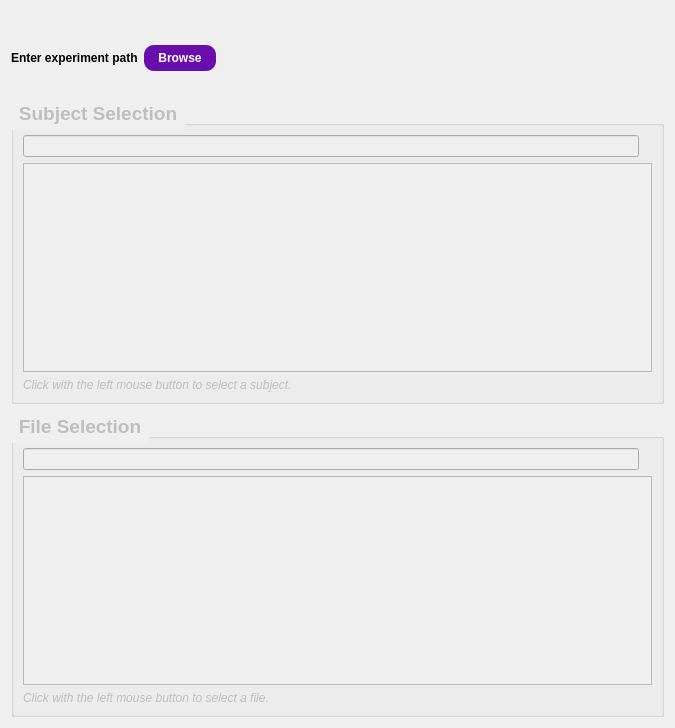
<?xml version="1.0" encoding="UTF-8"?>
<ui version="4.0">
 <class>PlotStatsInitWidget</class>
 <widget class="QWidget" name="PlotStatsInitWidget">
  <property name="enabled">
   <bool>true</bool>
  </property>
  <property name="geometry">
   <rect>
    <x>0</x>
    <y>0</y>
    <width>675</width>
    <height>728</height>
   </rect>
  </property>
  <property name="sizePolicy">
   <sizepolicy hsizetype="Fixed" vsizetype="Fixed">
    <horstretch>0</horstretch>
    <verstretch>0</verstretch>
   </sizepolicy>
  </property>
  <property name="minimumSize">
   <size>
    <width>120</width>
    <height>0</height>
   </size>
  </property>
  <property name="cursor">
   <cursorShape>PointingHandCursor</cursorShape>
  </property>
  <property name="windowTitle">
   <string>Form</string>
  </property>
  <layout class="QVBoxLayout" name="verticalLayout">
   <item>
    <widget class="QLabel" name="descriptionLabel">
     <property name="styleSheet">
      <string notr="true">QLabel {
    qproperty-alignment: 'AlignCenter';
    font-family: 'Segoe UI', Arial;
}</string>
     </property>
     <property name="text">
      <string>&lt;html&gt;&lt;head/&gt;&lt;body&gt;&lt;p&gt;&lt;br/&gt;&lt;/p&gt;&lt;/body&gt;&lt;/html&gt;</string>
     </property>
     <property name="alignment">
      <set>Qt::AlignCenter</set>
     </property>
    </widget>
   </item>
   <item>
    <layout class="QHBoxLayout" name="horizontalLayout">
     <item>
      <widget class="QLabel" name="label">
       <property name="font">
        <font>
         <pointsize>9</pointsize>
         <weight>75</weight>
         <bold>true</bold>
        </font>
       </property>
       <property name="text">
        <string>Enter experiment path</string>
       </property>
      </widget>
     </item>
     <item>
      <widget class="QPushButton" name="browseButton">
       <property name="font">
        <font>
         <pointsize>9</pointsize>
         <weight>75</weight>
         <bold>true</bold>
        </font>
       </property>
       <property name="styleSheet">
        <string notr="true">QPushButton {
    background-color: #6a0dad;
    color: white;
    border-radius: 10px;
    padding: 6px 14px;
    font-weight: bold;
}
QPushButton:hover {
    background-color: #ec407a;
}
QPushButton:disabled {
    background-color: #ccc;
    color: #666;
}</string>
       </property>
       <property name="text">
        <string>Browse</string>
       </property>
      </widget>
     </item>
     <item>
      <widget class="QLabel" name="pathLabel">
       <property name="font">
        <font>
         <italic>true</italic>
        </font>
       </property>
       <property name="text">
        <string/>
       </property>
      </widget>
     </item>
     <item>
      <spacer name="horizontalSpacer">
       <property name="orientation">
        <enum>Qt::Horizontal</enum>
       </property>
       <property name="sizeHint" stdset="0">
        <size>
         <width>40</width>
         <height>20</height>
        </size>
       </property>
      </spacer>
     </item>
    </layout>
   </item>
   <item>
    <widget class="QLabel" name="messageLabel">
     <property name="styleSheet">
      <string notr="true">color: red; font-weight: bold;</string>
     </property>
     <property name="text">
      <string/>
     </property>
     <property name="alignment">
      <set>Qt::AlignCenter</set>
     </property>
    </widget>
   </item>
   <item>
    <widget class="QGroupBox" name="SubjectSelection">
     <property name="enabled">
      <bool>false</bool>
     </property>
     <property name="font">
      <font>
       <pointsize>14</pointsize>
       <weight>75</weight>
       <bold>true</bold>
      </font>
     </property>
     <property name="styleSheet">
      <string notr="true">QGroupBox:title {
    subcontrol-origin: margin;
    subcontrol-position: top left; 
    padding: 5px;                 
    letter-spacing: 1px;

    color: qlineargradient(
        spread:pad, x1:0, y1:0, x2:1, y2:0,
        stop:0 #6a0dad, stop:1 #ec407a
    );
}</string>
     </property>
     <property name="title">
      <string>Subject Selection</string>
     </property>
     <layout class="QVBoxLayout" name="verticalLayout_2">
      <item>
       <layout class="QHBoxLayout" name="horizontalLayout_2">
        <item>
         <widget class="QLineEdit" name="searchsubjectEdit"/>
        </item>
        <item>
         <widget class="QLabel" name="iconLabel1">
          <property name="text">
           <string/>
          </property>
         </widget>
        </item>
       </layout>
      </item>
      <item>
       <widget class="QListWidget" name="subjectlistWidget"/>
      </item>
      <item>
       <widget class="QLabel" name="label_2">
        <property name="font">
         <font>
          <italic>true</italic>
         </font>
        </property>
        <property name="text">
         <string>Click with the left mouse button to select a subject.</string>
        </property>
       </widget>
      </item>
     </layout>
    </widget>
   </item>
   <item>
    <widget class="QGroupBox" name="FileSelection">
     <property name="enabled">
      <bool>false</bool>
     </property>
     <property name="font">
      <font>
       <pointsize>14</pointsize>
       <weight>75</weight>
       <bold>true</bold>
      </font>
     </property>
     <property name="styleSheet">
      <string notr="true">QGroupBox:title {
    subcontrol-origin: margin;
    subcontrol-position: top left; 
    padding: 5px;                 
    letter-spacing: 1px;

    color: qlineargradient(
        spread:pad, x1:0, y1:0, x2:1, y2:0,
        stop:0 #6a0dad, stop:1 #ec407a
    );
}</string>
     </property>
     <property name="title">
      <string>File Selection</string>
     </property>
     <layout class="QVBoxLayout" name="verticalLayout_3">
      <item>
       <layout class="QHBoxLayout" name="horizontalLayout_3">
        <item>
         <widget class="QLineEdit" name="searchfileEdit"/>
        </item>
        <item>
         <widget class="QLabel" name="iconLabel2">
          <property name="text">
           <string/>
          </property>
         </widget>
        </item>
       </layout>
      </item>
      <item>
       <widget class="QListWidget" name="filelistWidget">
        <property name="selectionMode">
         <enum>QAbstractItemView::MultiSelection</enum>
        </property>
       </widget>
      </item>
      <item>
       <widget class="QLabel" name="label_3">
        <property name="font">
         <font>
          <italic>true</italic>
         </font>
        </property>
        <property name="text">
         <string>Click with the left mouse button to select a file.</string>
        </property>
       </widget>
      </item>
     </layout>
    </widget>
   </item>
  </layout>
 </widget>
 <resources/>
 <connections/>
</ui>
